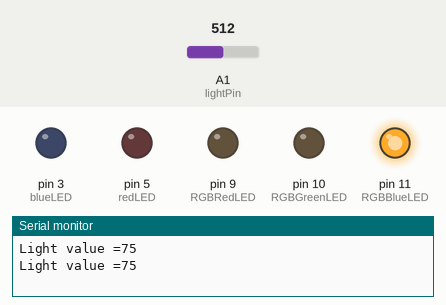
A sketch run on a simulated Arduino Uno, built with avr-gcc and run on an emulated ATmega328P. Parts: output pins drawn as LEDs (lit = HIGH), the last lines printed to the serial monitor. The inputs (shaded band) are chosen by the test bench; at power-on: A1 (lightPin) = 512.

Above: at 1.8 s.
1.9 s: A1 (lightPin) set to 524
At 2.8 s:
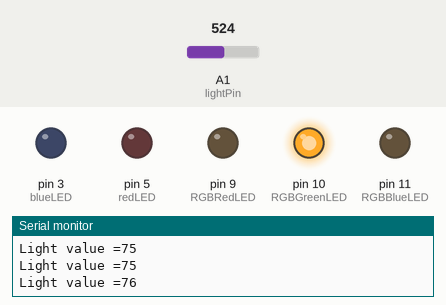
5.5 s: A1 (lightPin) set to 0
At 6.4 s:
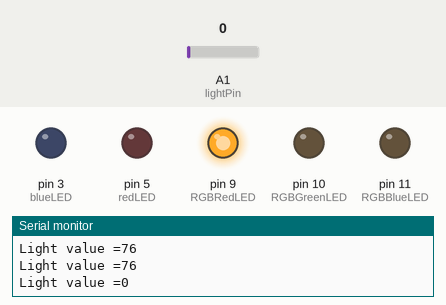
9.6 s: A1 (lightPin) set to 10
13.1 s: A1 (lightPin) set to 14
At 14.8 s:
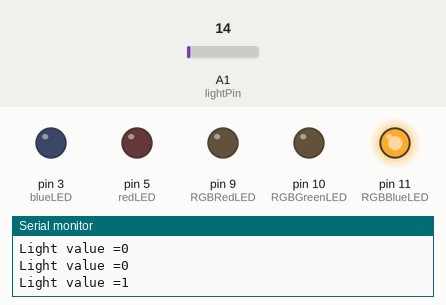
17.2 s: A1 (lightPin) set to 716
At 18.8 s:
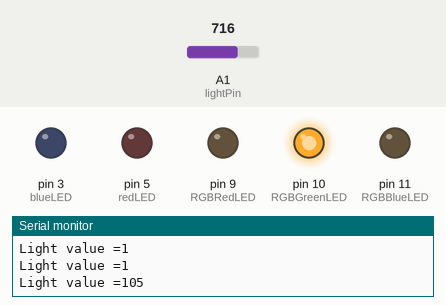
Timing chart, 0 to 20.3 s (numbered marks = the images above; inputs shaded):
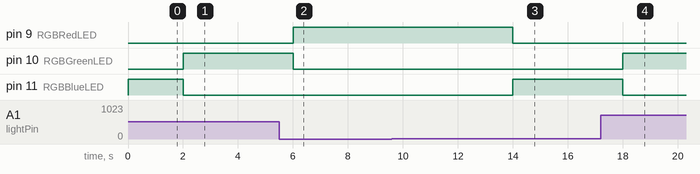

Measured:
- the behaviour switches between 517 and 518 on A1 (lightPin) (found by bisection; images 0 and 1)
- the behaviour switches between 12 and 13 on A1 (lightPin) (found by bisection; images 2 and 3)
- after the input at 1.9 s, pin 10 (RGBGreenLED): LOW → HIGH after 0.10 s; pin 11 (RGBBlueLED): HIGH → LOW after 0.10 s
- after the input at 5.5 s, pin 9 (RGBRedLED): LOW → HIGH after 0.50 s; pin 10 (RGBGreenLED): HIGH → LOW after 0.50 s
- after the input at 13.1 s, pin 9 (RGBRedLED): HIGH → LOW after 0.91 s; pin 11 (RGBBlueLED): LOW → HIGH after 0.91 s
- after the input at 17.2 s, pin 10 (RGBGreenLED): LOW → HIGH after 0.81 s; pin 11 (RGBBlueLED): HIGH → LOW after 0.81 s

The sketch:

Challenge_3.ino
```cpp
//Name: Alex Dorodko
//Date: 07/OCT/2020
//Purpose: This program makes the RGB LED display different colors depending on the light the photoresistor recieves.


int lightPin = A1; //The light sensor is plugged into pin A1 of the Arduino.
int data = 0; //This will store the data from the sensor.
int blueLED = 3;
int redLED = 5;
int RGBRedLED = 9;
int RGBGreenLED = 10;
int RGBBlueLED = 11;

void setup()
{
    //The Setup function runs once.
    pinMode(blueLED, OUTPUT);
    pinMode(redLED, OUTPUT);
    pinMode(RGBRedLED, OUTPUT);
    pinMode(RGBBlueLED, OUTPUT);
    pinMode(RGBGreenLED, OUTPUT);
    Serial.begin(9600);
}


void loop()

{
    //The loop function runs forever.
    data = analogRead(lightPin); //Read the value from the light sensor and store it in the lightData variable.
    data = map(data,6,679,0,100); //map the data value to a percentage
    Serial.print("Light value =");
    Serial.println(data); //Print the data to the serial port.

    //When it is dark, color red is displayed.
    if (data == 0)
    {
        digitalWrite(RGBRedLED, HIGH);
        delay(1000);
        digitalWrite(RGBRedLED, LOW);
    }

    //When there is some light, color blue is displayed
    else if (data > 0 && data <= 75)
    {
        digitalWrite(RGBBlueLED, HIGH);
        delay(1000);
        digitalWrite(RGBBlueLED, LOW);
    }

    //When the light is bright, green is displayed.
    else if (data > 75)
    {
        digitalWrite(RGBGreenLED, HIGH);
        delay(1000);
        digitalWrite(RGBGreenLED, LOW);
    }
}
```
